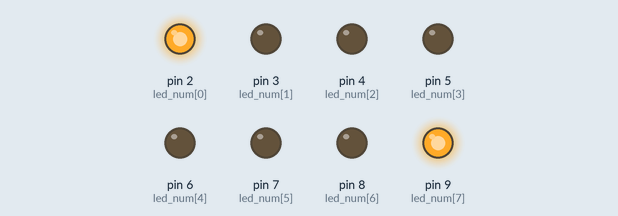
This sketch was run on a simulated Arduino Uno, built with avr-gcc and run on an emulated ATmega328P. Shown: output pins drawn as LEDs (lit = HIGH).

Above: at 0.5 s.
At 1.5 s:
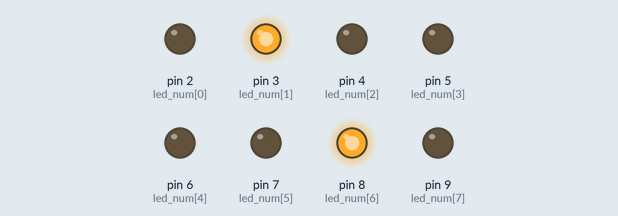
At 2.5 s:
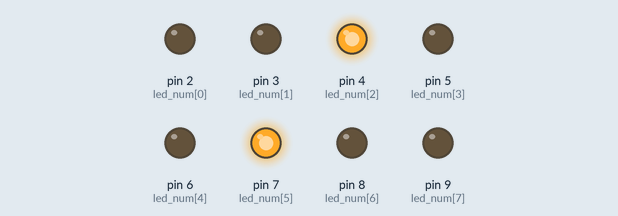
At 3.5 s:
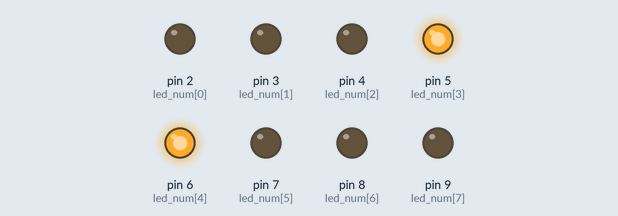
Timing chart, 0 to 5.2 s (numbered marks = the images above):
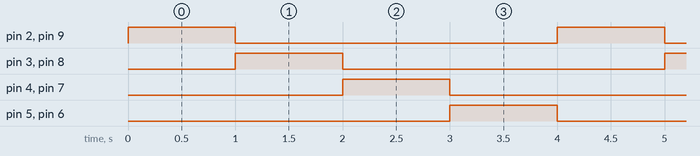

Measured:
- by itself, pin 2 (led_num[0]), pin 3 (led_num[1]), pin 4 (led_num[2]), pin 5 (led_num[3]), pin 6 (led_num[4]), pin 7 (led_num[5]), pin 8 (led_num[6]), pin 9 (led_num[7]): alternates HIGH for 1.0 s and LOW for 3.0 s
- by itself, everything shown: repeats every 4.0 s, in 5 steps

The sketch:

bisideLed.ino
```cpp
const unsigned char led_num[] = {2,3,4,5,6,7,8,9};
void setup() {
  // put your setup code here, to run once:
  for (unsigned char i = 0; i < 8; i++) pinMode(led_num[i], OUTPUT);
  for (unsigned char j = 0; j < 8; j++) digitalWrite(led_num[j], LOW);
}

void loop() {
  // put your main code here, to run repeatedly:
  unsigned char cnt = 7;
  for (unsigned char i = 0; i < 4; i++) {
    digitalWrite(led_num[i], 1);
    digitalWrite(led_num[cnt], 1);
    delay(1000);
    digitalWrite(led_num[i], 0);
    digitalWrite(led_num[cnt], 0);
    cnt--;
  }
}
```
